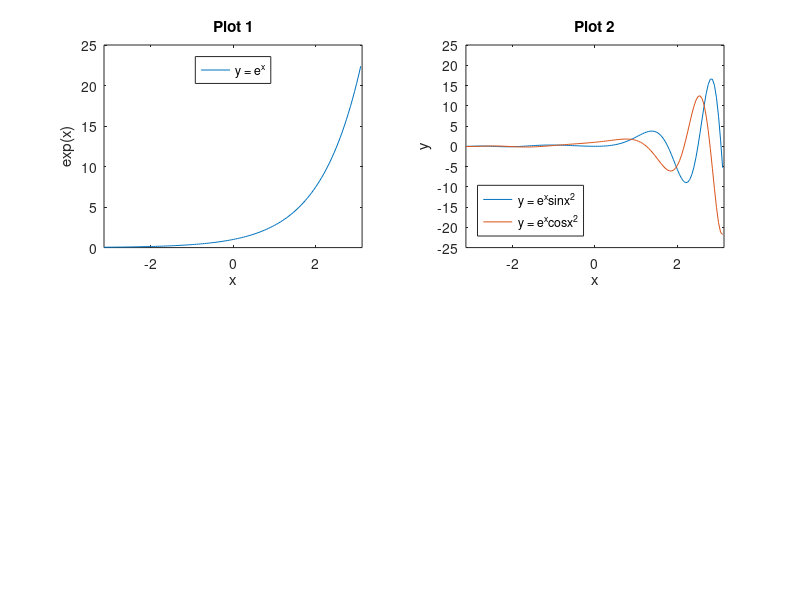

The MATLAB script that drew this image:
close all
clear all
clc

x=-pi:0.05:pi;

y1= (exp(x));
y2= ((exp(x)).*(sin(x.^2)));
y3= ((exp(x)).*(cos(x.^2)));


subplot(2,2,1)
plot(x,y1)
legend("y = e^x","location", "north")
title("Plot 1")
xlabel("x")
ylabel("exp(x)")
axis([-pi pi])
xticks([-2,0,2])

subplot(2,2,2)
data=plot(x,y2,";y = e^xsinx^2;",x,y3,";y = e^xcosx^2;")
legend( data,"location", "southwest");
hold on 
axis ([-pi pi -25 25])
title("Plot 2")
xlabel("x")
ylabel("y")

ybounds = ylim()
set(gca, 'ytick', ybounds(1):5:ybounds(2))
xticks([-2,0,2])


print -djpeg grfk2



